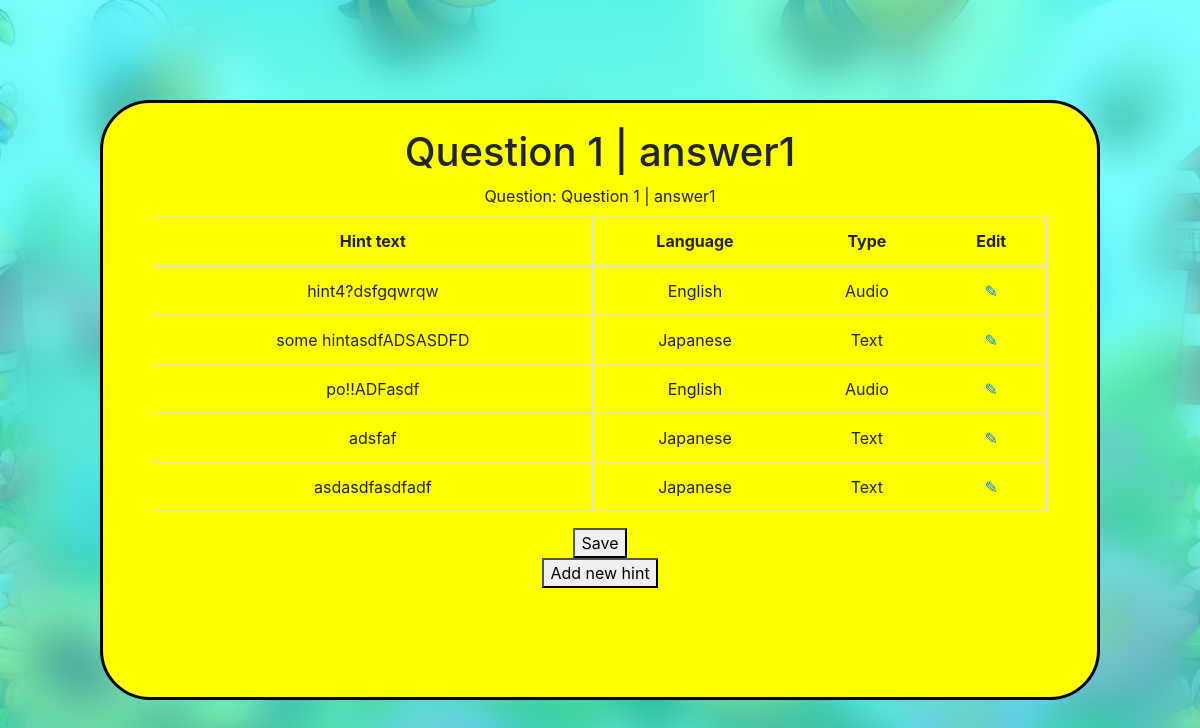
The page /quizzes/hints/22/ on the database its author committed.
### quiz_creator/models.py (models this page shows, shortened)
class Question(models.Model):
    question_text = models.CharField(max_length=50)
    answer_text = models.CharField(max_length=50)
    question_language = models.ForeignKey(Language, related_name='question_language', on_delete=models.CASCADE)
    answer_language = models.ForeignKey(Language, related_name='answer_language', on_delete=models.CASCADE)
    def __str__(self):
        return f"{self.question_text} | {self.answer_text}"

class Hint(models.Model):
    question = models.ForeignKey(Question, related_name='hints', on_delete=models.CASCADE)
    hint_text = models.CharField(max_length=100)
    hint_language = models.ForeignKey(Language, on_delete=models.CASCADE)
    is_audio = models.BooleanField(default=False)
    order = models.PositiveIntegerField()
    class Meta:
        ordering = ['order']

class Language(models.Model):
    language = models.CharField(max_length=50)
    def __str__(self):
        return self.language

### quiz_creator/views.py (the view)
# urls.py: path('quizzes/hints/<int:pk>/', views.hints, name='hints'),
def hints(request, pk):
    global current_question
    current_question = pk
    if request.method == "GET":
        question = get_object_or_404(Question, pk=pk)
        hints = question.hints.all()
        form = HintForm()
        return render(request, 'quiz_creator/hints.html', {'hints': hints, 'question': question, 'form': form})

### quiz_creator/templates/quiz_creator/hints.html (shortened to what this page needs)
{% extends 'base_yellow.html' %}
{% block yellow_content %}
  <h1>{{ question }}</h1>
  <form method="POST">
    <div>
      <label>Question: {{ question }}</label>
      <table class="table table-bordered table-hover border">
        <thead>
          <tr>
            <th>Hint text</th>
            <th>Language</th>
            <th>Type</th>
            <th>Edit</th>
          </tr>
        </thead>
        <tbody>
          {% for hint in hints.all %}
            <tr>
              <td>{{ hint.hint_text }}</td>
              <td>{{ hint.hint_language }}</td>
              <td>
                {% if hint.is_audio %}
                  Audio
                {% else %}
                  Text
                {% endif %}
              </td>
              <td>
                <a href="{% url 'hint_detail' hint.pk %}">✎</a>
              </td>
            </tr>
          {% endfor %}
        </tbody>
      </table>
    </div>
    <button type="submit">Save</button>
  </form>
  <a href="{% url 'hint_detail' 0 %}"><button>Add new hint</button></a>
{% endblock %}

### static/styles/base.css (style rules this page uses)
html, body { height: 100%; margin: 0; padding: 0; }
.full-viewport-background { height: 100%; width: 100%; background-image: url('../images/background.jpg'); background-size: cover; background-position: center; background-repeat: no-repeat; }

### rows shown on the page
Question: question_text+answer_text "Question 1 | answer1"
Hint: hint_text "hint4?dsfgqwrqw", hint_language "English", is_audio "Audio"
Hint: hint_text "some hintasdfADSASDFD", hint_language "Japanese", is_audio "Text"
Hint: hint_text "po!!ADFasdf", hint_language "English", is_audio "Audio"
Hint: hint_text "adsfaf", hint_language "Japanese", is_audio "Text"
Hint: hint_text "asdasdfasdfadf", hint_language "Japanese", is_audio "Text"
